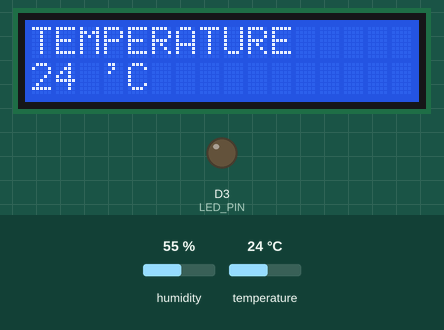
Simulated run of this sketch. Board: ESP8266 (NodeMCU). On the bench: 16×2 character LCD, output pins drawn as LEDs (lit = HIGH). The inputs (shaded band) are chosen by the test bench; at power-on: humidity 55 %, temperature 24 °C. WiFi joins after 1.5 s; servers stay silent unless stated; what the sketch prints to the serial monitor is not drawn.

Above: at 7.8 s.
7.9 s: humidity set to 22 %
At 17.9 s:
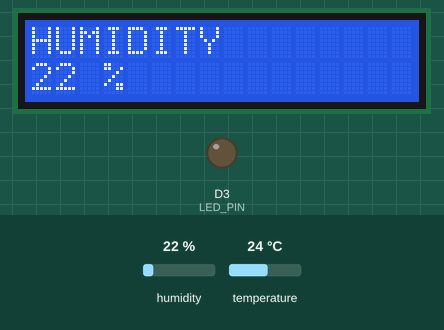
18.3 s: temperature set to 12 °C
At 24.3 s:
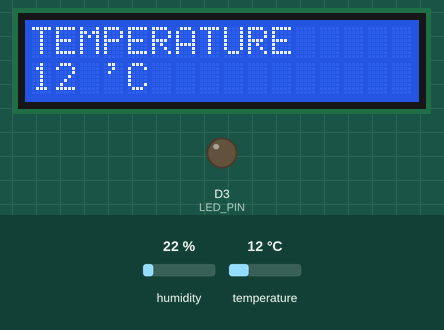
26.5 s: humidity set to 40 %
At 33.6 s:
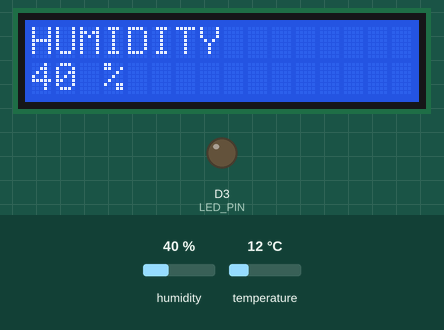
36.7 s: temperature set to 19 °C
At 40.0 s:
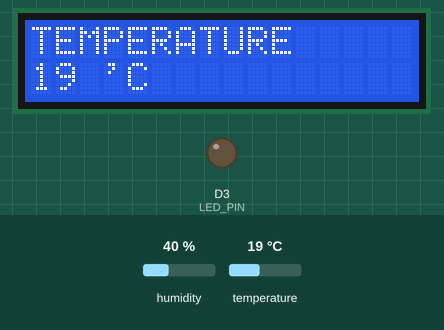
Timing chart, 0 to 41.5 s (numbered marks = the images above; inputs shaded):
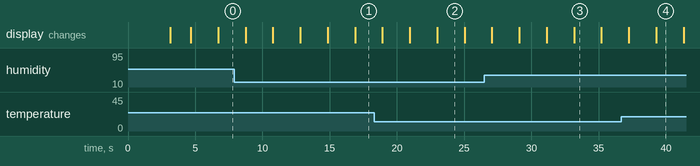

The sketch:

SimpleIoTWorld_ESP8266.ino
```cpp
/*
 * =========================================================================================
 * Project: Simple IoT World
 * Hardware: ESP8266 (NodeMCU CP2102) + DHT11 + 16x2 I2C LCD (0x27) + LED
 * Developed with ❤️ by Pranav and Team (Department of ETC, SB Jain, Nagpur)
 * =========================================================================================
 *
 * --- HARDWARE PINOUT CONNECTIONS ---
 * 1. NodeMCU ESP8266 Pin D5 (GPIO 14)  -> DHT11 Data Pin (with 10k pullup if sensor module doesn't have it)
 * 2. NodeMCU ESP8266 Pin D1 (GPIO 5)   -> 16x2 LCD I2C SCL
 * 3. NodeMCU ESP8266 Pin D2 (GPIO 4)   -> 16x2 LCD I2C SDA
 * 4. NodeMCU ESP8266 Pin D3 (GPIO 0)   -> LED Anode (+) [via 220-330 ohm resistor], LED Cathode (-) to GND
 * 5. NodeMCU ESP8266 VIN/3V3 & GND     -> VCC & GND of Sensors & LCD (LCD usually 5V/VIN for clear contrast)
 *
 * --- REQUIRED ARDUINO LIBRARIES ---
 * 1. ESP8266WiFi & ESP8266HTTPClient (Built into ESP8266 Board Package)
 * 2. LiquidCrystal_I2C by Frank de Brabander (or Marco Schwartz)
 * 3. DHT sensor library by Adafruit + Adafruit Unified Sensor
 * 4. ArduinoJson by Benoit Blanchon (Version 6.x or 7.x)
 * =========================================================================================
 */

#include <ESP8266WiFi.h>
#include <ESP8266HTTPClient.h>
#include <WiFiClientSecure.h>
#include <Wire.h>
#include <LiquidCrystal_I2C.h>
#include <DHT.h>
#include <ArduinoJson.h>

// ================= PIN DEFINITIONS ================= //
#define DHTPIN D5          // DHT11 Sensor connected to D5 (GPIO 14)
#define DHTTYPE DHT11      // Sensor Type DHT11
#define LED_PIN D3         // LED connected to D3 (GPIO 0)

// LCD I2C Address @ 0x27 (16 columns, 2 rows)
// SDA = D2 (GPIO 4), SCL = D1 (GPIO 5)
LiquidCrystal_I2C lcd(0x27, 16, 2);
DHT dht(DHTPIN, DHTTYPE);

// ================= WIFI CREDENTIALS ================= //
const char* ssid     = "ESP8266";
const char* password = "12345678";

// ================= RENDER SERVER URL ================= //
// Paste your Render Web Service URL here after deployment (e.g. "https://simple-iot-world.onrender.com")
// Note: Keep trailing slash removed. If testing locally: "http://192.168.1.100:3000"
String serverUrl = "";

// Global variables for sensor readings and server state
float currentTemperature = 0.0;
float currentHumidity = 0.0;
String lcdLine1 = "SMART DISPLAY";
String lcdLine2 = "MyData";
bool ledState = false;

// Timing variables
unsigned long lastServerSyncTime = 0;
const unsigned long syncInterval = 10000; // 10 seconds interval to sync with server

// ================= HELPER FUNCTIONS ================= //

// Function to print exactly 16 characters on LCD row with padding to avoid ghost characters
void printLcdRow(int row, String text) {
  lcd.setCursor(0, row);
  String padded = text;
  while (padded.length() < 16) {
    padded += " ";
  }
  if (padded.length() > 16) {
    padded = padded.substring(0, 16);
  }
  lcd.print(padded);
}

// Function to fetch device state (LCD lines & LED state) from server
void fetchDeviceStateFromServer() {
  if (WiFi.status() != WL_CONNECTED || serverUrl.length() == 0) return;

  WiFiClientSecure clientSecure;
  WiFiClient clientHttp;
  HTTPClient http;

  String endpoint = serverUrl + "/api/device/state?device=esp8266";
  bool isHttps = serverUrl.startsWith("https://");

  if (isHttps) {
    clientSecure.setInsecure(); // Disable SSL certificate verification for Render.com
    http.begin(clientSecure, endpoint);
  } else {
    http.begin(clientHttp, endpoint);
  }

  http.setUserAgent("ESP8266-NodeMCU");
  http.setTimeout(4000);
  int httpCode = http.GET();

  if (httpCode == HTTP_CODE_OK) {
    String payload = http.getString();
    Serial.println("[HTTP] Device State Response: " + payload);

    // Parse JSON
    DynamicJsonDocument doc(1024);
    DeserializationError error = deserializeJson(doc, payload);
    if (!error) {
      if (doc.containsKey("lcdLine1")) {
        lcdLine1 = doc["lcdLine1"].as<String>();
      }
      if (doc.containsKey("lcdLine2")) {
        lcdLine2 = doc["lcdLine2"].as<String>();
      }
      if (doc.containsKey("ledState")) {
        ledState = doc["ledState"].as<bool>();
        // Apply LED State immediately to physical pin D3
        digitalWrite(LED_PIN, ledState ? HIGH : LOW);
      }
    } else {
      Serial.print("[JSON] Parse Error: ");
      Serial.println(error.c_str());
    }
  } else {
    Serial.printf("[HTTP] GET failed, code: %d\n", httpCode);
  }

  http.end();
}

// Function to send temperature and humidity to server
void sendSensorDataToServer(float temp, float hum) {
  if (WiFi.status() != WL_CONNECTED || serverUrl.length() == 0) return;

  WiFiClientSecure clientSecure;
  WiFiClient clientHttp;
  HTTPClient http;

  String endpoint = serverUrl + "/api/sensor-data";
  bool isHttps = serverUrl.startsWith("https://");

  if (isHttps) {
    clientSecure.setInsecure();
    http.begin(clientSecure, endpoint);
  } else {
    http.begin(clientHttp, endpoint);
  }

  http.addHeader("Content-Type", "application/json");
  http.setUserAgent("ESP8266-NodeMCU");
  http.setTimeout(4000);

  // Prepare JSON Payload
  DynamicJsonDocument doc(256);
  doc["temperature"] = temp;
  doc["humidity"] = hum;
  String jsonString;
  serializeJson(doc, jsonString);

  Serial.println("[HTTP] Sending Sensor Payload: " + jsonString);
  int httpCode = http.POST(jsonString);

  if (httpCode == HTTP_CODE_CREATED || httpCode == HTTP_CODE_OK) {
    Serial.println("[HTTP] Sensor data successfully recorded by server!");
  } else {
    Serial.printf("[HTTP] POST failed, code: %d\n", httpCode);
  }

  http.end();
}

// ================= SETUP ================= //
void setup() {
  Serial.begin(115200);
  Serial.println("\n--- Simple IoT World Starting ---");

  // Initialize LED Pin D3
  pinMode(LED_PIN, OUTPUT);
  digitalWrite(LED_PIN, LOW);

  // Initialize DHT11 Sensor on Pin D5
  dht.begin();

  // Initialize LCD 16x2 on Pins D1 (SCL) & D2 (SDA)
  Wire.begin(D2, D1); // SDA = D2, SCL = D1
  lcd.init();
  lcd.backlight();
  lcd.clear();

  // -------------------------------------------------------------
  // SETUP DISPLAY SEQUENCE (Exact Prompt Requirements):
  // R1: MyProject
  // R2: WELCOME
  // delay(3S)
  // -------------------------------------------------------------
  printLcdRow(0, "MyProject");
  printLcdRow(1, "WELCOME");
  delay(3000);

  // -------------------------------------------------------------
  // R1: CONNECTING TO
  // R2: WiFi..........
  // -------------------------------------------------------------
  printLcdRow(0, "CONNECTING TO");
  printLcdRow(1, "WiFi..........");
  Serial.print("Connecting to WiFi: ");
  Serial.println(ssid);

  WiFi.mode(WIFI_STA);
  WiFi.begin(ssid, password);

  int attempts = 0;
  while (WiFi.status() != WL_CONNECTED && attempts < 30) {
    delay(500);
    Serial.print(".");
    attempts++;
  }

  if (WiFi.status() == WL_CONNECTED) {
    Serial.println("\n[WiFi] Connected successfully!");
    Serial.print("[WiFi] IP Address: ");
    Serial.println(WiFi.localIP());

    // -------------------------------------------------------------
    // R1: CONNECTED TO
    // R2: WiFi....SUCCESS
    // delay(2s)
    // -------------------------------------------------------------
    printLcdRow(0, "CONNECTED TO");
    printLcdRow(1, "WiFi....SUCCESS");
    delay(2000);
  } else {
    Serial.println("\n[WiFi] Connection Failed/Timeout. Continuing in standalone mode.");
    printLcdRow(0, "WiFi STATUS:");
    printLcdRow(1, "CONNECT TIMEOUT");
    delay(2000);
  }

  // Initial read and fetch
  currentTemperature = dht.readTemperature();
  currentHumidity = dht.readHumidity();
  if (isnan(currentTemperature)) currentTemperature = 34.0;
  if (isnan(currentHumidity)) currentHumidity = 50.0;

  fetchDeviceStateFromServer();
  sendSensorDataToServer(currentTemperature, currentHumidity);
  lastServerSyncTime = millis();
}

// ================= MAIN LOOP ================= //
void loop() {
  // Check if WiFi connection is alive, reconnect if disconnected
  if (WiFi.status() != WL_CONNECTED) {
    Serial.println("[WiFi] Lost connection, reconnecting...");
    WiFi.reconnect();
  }

  // 1. Read DHT11 Sensor
  float t = dht.readTemperature();
  float h = dht.readHumidity();

  if (!isnan(t)) {
    currentTemperature = t;
  }
  if (!isnan(h)) {
    currentHumidity = h;
  }

  // 2. Periodic Server Sync: Send Sensor Data & Fetch State every 10 Seconds
  if (millis() - lastServerSyncTime >= syncInterval) {
    Serial.println("\n--- 10s Server Sync Cycle ---");
    sendSensorDataToServer(currentTemperature, currentHumidity);
    fetchDeviceStateFromServer();
    lastServerSyncTime = millis();
  }

  // Ensure Physical LED on D3 matches server state
  digitalWrite(LED_PIN, ledState ? HIGH : LOW);

  // -------------------------------------------------------------
  // LCD DISPLAY CYCLE (Exact Prompt Requirements):
  //
  // Step 1:
  // R1: TEMPERATURE
  // R2: 38 'C
  // delay(2s)
  // -------------------------------------------------------------
  String tempStr = String((int)round(currentTemperature)) + " 'C";
  printLcdRow(0, "TEMPERATURE");
  printLcdRow(1, tempStr);
  delay(2000);

  // -------------------------------------------------------------
  // Step 2:
  // R1: HUMIDITY
  // R2: 59 %
  // delay(2s)
  // -------------------------------------------------------------
  String humStr = String((int)round(currentHumidity)) + " %";
  printLcdRow(0, "HUMIDITY");
  printLcdRow(1, humStr);
  delay(2000);

  // -------------------------------------------------------------
  // Step 3 (Get details from Server):
  // R1: SMART DISPLAY (or Line 1 from Server)
  // R2: MyData (or Line 2 from Server)
  // delay(2s)
  // -------------------------------------------------------------
  printLcdRow(0, lcdLine1.length() > 0 ? lcdLine1 : "SMART DISPLAY");
  printLcdRow(1, lcdLine2.length() > 0 ? lcdLine2 : "MyData");
  delay(2000);

  // -------------------------------------------------------------
  // Step 4 (Get this from Server):
  // R1: LED STATUS
  // R2: ON/OFF
  // delay(2s)
  // -------------------------------------------------------------
  printLcdRow(0, "LED STATUS");
  printLcdRow(1, ledState ? "ON" : "OFF");
  delay(2000);
}
```

Measured:
- what the display in image 2 shows lasts 2.0 s, from 23.0 s to 25.0 s
